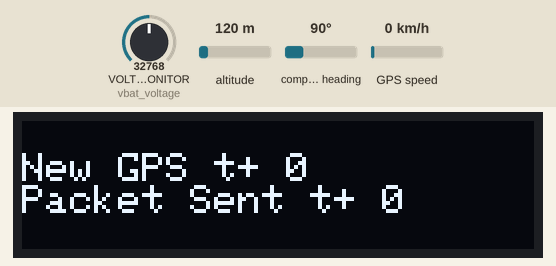
Simulated run of this program. Board: CircuitPython board. Parts: 128×32 one-colour display. Inputs (shaded band) come from the test bench; at power-on: GPS speed 0 km/h, compass heading 90°, VOLTAGE_MONITOR (vbat_voltage) = 32768, altitude 120 m (analog values on the 0–65535 scale). The GPS gets a fix after 3 s at 37.7749, -122.4194 with 8 satellites; no radio messages arrive unless stated (any console line starting 'radio sent:' is added by the test bench); what the program prints to the serial console is not drawn.

Above: at 0.1 s.
At 1.2 s:
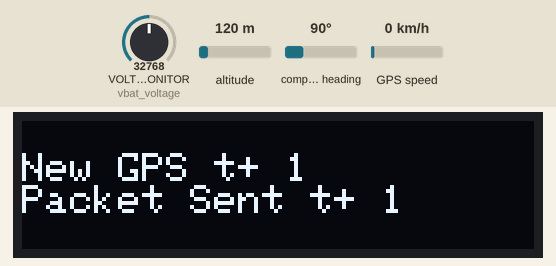
1.3 s: GPS speed set to 2 km/h
3.0 s: compass heading set to 7°
At 3.9 s:
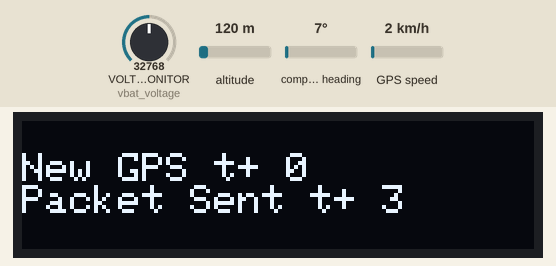
Timing chart, 0 to 6.0 s (numbered marks = the images above; inputs shaded):
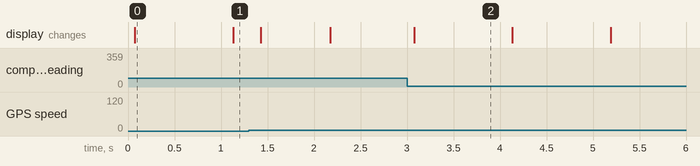

Measured:
- what the display in image 0 shows lasts 1.0 s, from 0.1 s to 1.1 s

The program:

Tracking_with_Display.py
```python
# HABET Basic Tracking Payload CircuitPython Script
# Recieves GPS data and transmits it via LoRa radio module
# Utilizes Adafruit Feather M4 Express, Ultimate GPS FeatherWing, RFM95W 433 MHz FeatherWing
# Last updated 9/2/2020 by Austin Trask

import time
import board
import busio
import digitalio
import analogio
import adafruit_rfm9x
import adafruit_ssd1306

# Device ID
FEATHER_ID = b'1'

print("startup")

# For monitoring battery voltage
vbat_voltage = analogio.AnalogIn(board.VOLTAGE_MONITOR)

# Define CS pin for RFM95W LoRa
CS = digitalio.DigitalInOut(board.D10)

# Initialize SPI bus for RFM95W LoRa
spi = busio.SPI(board.SCK, MOSI=board.MOSI, MISO=board.MISO)

# Define radio frequency
RADIO_FREQ_MHZ = 433.0

# Define RESET pin
RESET = digitalio.DigitalInOut(board.D11)

# Initialize LoRa Radio
rfm9x = adafruit_rfm9x.RFM9x(spi, CS, RESET, RADIO_FREQ_MHZ)

# Set transmit power (to maximum)
rfm9x.tx_power = 23

# Define RX and TX pins for the GPS
RX = board.RX
TX = board.TX

# Set the UART serial connection for the GPS module
uart = busio.UART(TX, RX, baudrate=9600, timeout=1)

# Define the send message function
def sendMessage(message, packet_time):
    try:
        # Measures battery voltage and formats it to transmit
        battery_voltage = get_voltage(vbat_voltage)
        v = "{:.2f}".format(battery_voltage)
        rfm9x.send(FEATHER_ID+b','+message+'V,'+v)
        packet_time = time.monotonic()
        print("Packet Sent")
    except:
        print("Message failed to send")
        packet_time = packet_time
    return packet_time

# Define the get voltage function
def get_voltage(pin):
    return (pin.value * 3.3) / 65536 * 2

current = time.monotonic()
old = current
newGPS = False

i2c = busio.I2C(board.SCL, board.SDA)
oled = adafruit_ssd1306.SSD1306_I2C(128, 32, i2c)
oled.fill(0)
oled.text('Hello', 0, 0, 1)
#oled.text('World', 0, 10, 1)
oled.show()

new_gps_time = 0
last_packet_sent = 0

while True:
    current = time.monotonic()

    # Checks for new GPS data
    if uart.in_waiting > 0:
        gps_string = uart.readline()
        print(gps_string)
        if "GPGGA" in gps_string:
            gps_str = str(gps_string)
            newGPS = True
            new_gps_time = current

    # Sends GPS data every 5 seconds (or 5 times whatever your later sleep value is)
    if current-old>5:
        old = current
        if newGPS:
            print(gps_str)
            last_packet_sent = sendMessage(gps_str, last_packet_sent)
            newGPS = False
        else:
            # Message for if there is no GPS
            sendMessage("No GPS")
            print("No GPS")

    # Pauses for 1 second before restaring the cycle
    oled.fill(0)  # this will wipe the display clean
    oled.text("New GPS t+ "+str(int(current-new_gps_time)) , 0, 8, 1)
    oled.text("Packet Sent t+ "+str(int(current-last_packet_sent)) , 0, 16, 1)
    oled.show()
    time.sleep(.1)
```
